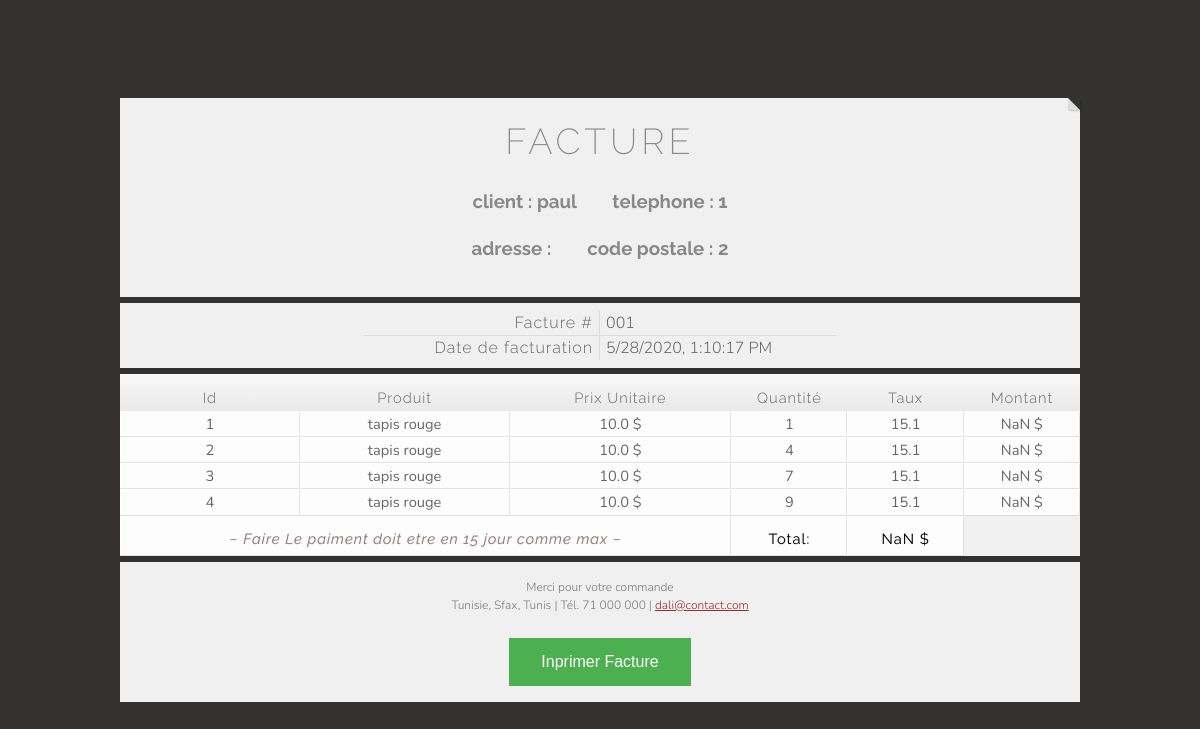
Screenshot of /facture (signed in) with the database file from the repository.
### art/models.py (models this page shows, shortened)
class CartLine(models.Model):
    client = models.ForeignKey(Client,on_delete=models.CASCADE)
    product = models.ForeignKey(Product,on_delete=models.CASCADE)
    quantity = models.IntegerField()
    class Meta:
        verbose_name = 'Commande Passer'
        verbose_name_plural = 'Commande Passer'

class Client(models.Model):
    user = models.ForeignKey(User, on_delete=models.CASCADE, verbose_name="Utilisateur associe")
    default_shipping_address = models.ForeignKey("Address",on_delete=models.CASCADE,
                                                 related_name="default_shipping_address",
                                                 null=True,
                                                 verbose_name="Adresse de livraison par défaut"
                                                 )
    default_invoicing_address = models.ForeignKey("Address",on_delete=models.CASCADE,
                                                  related_name="default_invoicing_address",
                                                  null=True,
                                                  verbose_name="Adresse de facturation par défaut"
                                                  )
    adress = models.CharField(max_length=40)
    zip = models.CharField(max_length=40)
    phone = models.CharField(max_length=40)
    def __str__(self):
        return str(self.user)

class Product(models.Model):
    name = models.CharField(max_length=150, verbose_name="Nom du produit")
    category = models.ForeignKey(Category,on_delete=models.CASCADE, verbose_name="Catégorie du produit")
    short_desc = models.CharField(max_length=150, verbose_name="Description courte")
    long_desc = models.TextField(verbose_name="Description longue")
    price = models.FloatField(verbose_name="Prix HT du produit")
    vat = models.ForeignKey(VAT,on_delete=models.CASCADE, verbose_name="Taux de TVA")
    thumbnail = models.ImageField(verbose_name="Miniature du produit", upload_to='art/media', null=True)
    class Meta:
        verbose_name = 'Produit'
        verbose_name_plural = 'Produits'

class VAT(models.Model):
    percent = models.FloatField(verbose_name="Taux de TVA (décimal)")
    class Meta:
        verbose_name = 'Taux de TVA'
        verbose_name_plural = 'Taux de TVA'

### art/views.py (the view)
# urls.py: url(r'^facture$', views.facture, name='facture'),
def facture(request):
    u = request.user
    print(u.id)
    user = User.objects.get(id=u.id)
    idd = Client.objects.get(id=u.id-1)
    list_commande = CartLine.objects.filter(client=idd)
    return render(request, 'facture.html' , {'lc' : list_commande})

### art/templates/facture.html (shortened to what this page needs)
<html>
<head>
</head>
<body>
  <header>
    <h1>FACTURE</h1>
    {% for i in lc|slice:":1" %}
   <h3>
    client  : {{i.client}}
    &nbsp;&nbsp;&nbsp;&nbsp;&nbsp;&nbsp;
    telephone  : {{i.client.phone}}
   </h3>
   <h3>
    adresse  : {{i.client.adress}}
    &nbsp;&nbsp;&nbsp;&nbsp;&nbsp;&nbsp;
    code postale  : {{i.client.zip}}
   </h3>
   {% endfor %}
  </header>
  <section class="flex">
    <dl>
      <dt>Facture #</dt>
      <dd>001</dd>
      <dt>Date de facturation</dt>
      <dd id="datef"></dd>
    </dl>
  </section>
  <table>
    <thead>
      <tr>
        <th>Id</th>
        <th>Produit</th>
        <th>Prix Unitaire</th>
        <th>Quantité</th>
        <th>Taux</th>
        <th>Montant</th>
      </tr>
    </thead>
    <tbody>
      {%for i in lc%}
      <tr>
        <td>{{i.id}}</td>
        <td>{{i.product.name}}</td>
        <td>{{i.product.price}} $</td>
        <td>{{i.quantity}}</td>
        <td id="tva">{{i.product.vat.percent}}</td>
        <td  class="ff" id="t">{{ i.quantity }} * {{ i.product.price}}</td>
      </tr>
      {% endfor%}
    </tbody>
    <tfoot>
      <tr>
        <td colspan="3">− Faire Le paiment doit etre en 15 jour comme max −</td>
        <td>Total:</td>
        <td id="tt"></td>
      </tr>
    </tfoot>
  </table>
  <footer>
    <p>Merci pour votre commande</p>
    <p>Tunisie, Sfax, Tunis | Tél. 71 000 000 | <a href="mailto:mail@me.com">dali@contact.com</a></p>
    <br>
    <button id="btn" onclick="window.print();">Inprimer Facture</button>
  </footer>
</body>
</html>

### art/templates/facture.html (style rules this page uses)
* { box-sizing: border-box; }
html { height: 100%; }
body { min-height: 100%; margin: 0; display: flex; flex-flow: column nowrap; justify-content: center; align-items: sretch; font: 12pt/1.5 'Raleway', 'Cambria', sans-serif; font-weight: 300; background: #fff; color: #666; -webkit-print-color-adjust: exact; }
header { padding: 16px; position: relative; color: #888; }
header h1, header h2 { font-weight: 200; margin: 0; }
header h1 { font-size: 27pt; letter-spacing: 4px; }
body > * { width: 100%; max-width: 10in; margin: 3px auto; background: #f0f0f0; text-align: center; }
footer { padding: 16px; }
footer p { font-size: 9pt; margin: 0; font-family: 'Nunito'; color: #777; }
section, table { padding: 8px 0; position: relative; }
dl { margin: 0; letter-spacing: -4px; }
dl dt, dl dd { letter-spacing: normal; display: inline-block; margin: 0; padding: 0px 6px; vertical-align: top; }
dl.bloc > dt, dl:not(.bloc) dt:not(:last-of-type), dl:not(.bloc) dd:not(:last-of-type) { border-bottom: 1px solid #ddd; }
dl:not(.bloc) dt { border-right: 1px solid #ddd; }
dt { width: 49%; text-align: right; letter-spacing: 1px !important; overflow: hidden; }
dd { width: 49%; text-align: left; }
dd, tr>td { font-family: 'Nunito'; }
section.flex { display: flex; flex-flow: row wrap; padding: 8px 16px; justify-content: space-around; }
table { width: 100%; padding: 0; border-spacing: 0px; }
table tr { margin: 0; padding: 0; background: #fdfdfd; border-right: 1px solid #ddd; width: 100%; }
table tr td, table tr th { border: 1px solid #e3e3e3; border-top: 1px solid #fff; border-left-color: #fff; font-size: 11pt; background: #fdfdfd; }
table thead th { background: #e9e9e9; background: linear-gradient(to bottom, #f9f9f9, #e9e9e9) !important; font-weight: 300; letter-spacing: 1px; padding: 15px 0 5px; border: none !important; }
table tbody tr:last-child td { border-bottom: 1px solid #ddd; }
table tbody td { min-width: 75px; padding: 3px 6px; line-height: 1.25; }
table tfoot tr td { height: 40px; padding: 6px 0 0; color: #000; text-shadow: 0 0 1px rgba(0,0,0,0.25); font-family: 'Cambria', 'Raleway', sans-serif; font-weight: 400; letter-spacing: 1px; }
table tfoot tr td:first-child { font-style: italic; color: #997b7b; }
a { color: #992c2c; }
html, body { background: #333231; }
header:before { content: ''; position: absolute; top: 0; right: 0; border-top: 12px solid #333; border-left: 12px solid #ddd; width: 0; box-shadow: 1px 1px 2px rgba(0,0,0,0.18); }
#btn { background-color: #4CAF50; border: none; color: white; padding: 15px 32px; text-align: center; text-decoration: none; display: inline-block; font-size: 16px; }

### rows the page displays
CartLine: client "paul", client.phone "1", client.zip "2", id "1", product.name "tapis rouge", product.price "10.0", quantity "1", product.vat.percent "15.1"
CartLine: id "2", product.name "tapis rouge", product.price "10.0", quantity "4", product.vat.percent "15.1"
CartLine: id "3", product.name "tapis rouge", product.price "10.0", quantity "7", product.vat.percent "15.1"
CartLine: id "4", product.name "tapis rouge", product.price "10.0", quantity "9", product.vat.percent "15.1"
